Frame 1 (no input): blank canvas, image omitted
Frame 60 (the mouse pressed at the canvas centre just before this capture): blank canvas, image omitted
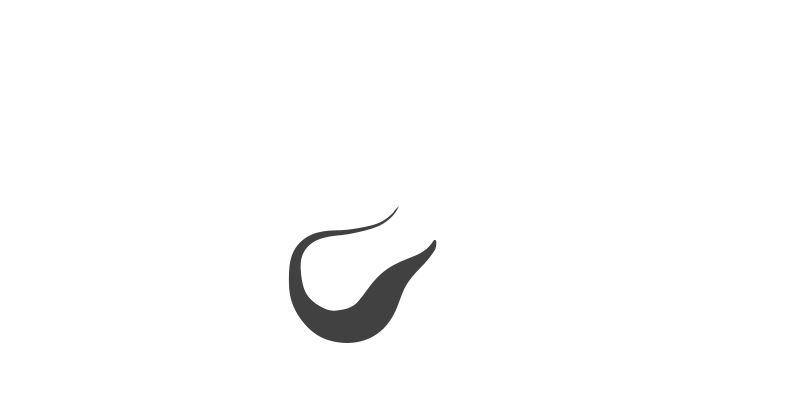
Frame 120 (the mouse held since frame 60 and released just before this capture)

The Processing sketch whose frames 1 and 60 were blank and that drew this single picture after the mouse press (run headless with seeded random() and noise(); from frame 60 on, the mouse is pressed at the canvas centre):

// Processing sketch: processing_1248
// ── processing_1248.pde

/**
 *  <strong>Trazos</strong><br>
 *  Herbert Spencer
 */
ArrayList trazos;
float grosor = 5.0;
boolean contornos;

void setup(){
  size(800, 400);
  trazos = new ArrayList();
  contornos = false;
  smooth();
  //strokeCap(SQUARE);
}

void mouseDragged() {
  trazos.add(new Trazo(mouseX, mouseY));
}

void mousePressed() {
  trazos.add(new Trazo(mouseX, mouseY));
}

void draw(){
  background(255);
  for(int i = trazos.size()-1; i >= 0; i--){
    Trazo t = (Trazo)trazos.get(i);
    t.trace();
  }
  if(key == ' ' && keyPressed){
    wiggle();
  }
  if(key == 'x' && keyPressed){
    wiggle2();
  }
}

/////////////////////////////////////////////

class Trazo{
  int largo, count;
  float[][] pos;
  float[] r;
  float[] ang;
  int seed;
  boolean drawing;

  Trazo(float x, float y){
    largo = round(random(20, 100));
    pos = new float[largo][2];
    r = new float[largo];
    ang = new float[largo];
    pos[0][0] = x;
    pos[0][1] = y;
    ang[0] = random(TWO_PI);
    r[0] = 0.1;
    //this.ang = ang;
    drawing = true;
    seed = round(random(3000));
    count = 1;

    for(int i = 1; i < largo; i++){
      noiseSeed(seed);
      float fac = map(i, 1, largo, 0.3, PI-0.3);
      ang[i] = ang[i-1] + ((noise((float)i/10.0) - 0.5) * .7);  
      r[i]   = (r[i-1]   + (noise((float)i/50) - 0.5) * grosor) * sin(fac) + 0.1;
      pos[i][0] = pos[i-1][0] + (cos(ang[i]) * 6);
      pos[i][1] = pos[i-1][1] + (sin(ang[i]) * 6);
    }
  }

  void trace(){
    if(contornos){
      stroke(0, 190);
      noFill();
    }
    else{
      fill(0, 190);
      noStroke();
    }
    if(drawing){  

      beginShape();
      curveVertex(pos[0][0], pos[0][1]);

      for(int i = 1; i < count; i++){
        float x = pos[i][0] + (cos(ang[i] - HALF_PI) * r[i]);
        float y = pos[i][1] + (sin(ang[i] - HALF_PI) * r[i]);
        curveVertex(x,y);
      }

      curveVertex(pos[count-1][0], pos[count-1][1]);

      for(int i = count-2; i > 1; i--){
        float x = pos[i][0] + (cos(ang[i] + HALF_PI) * r[i]);
        float y = pos[i][1] + (sin(ang[i] + HALF_PI) * r[i]);
        curveVertex(x,y);
      }

      curveVertex(pos[0][0], pos[0][1]);
      endShape();
      count ++;
      if(count == largo){
        drawing = false;
      } 
    }
    else{

      beginShape();
      curveVertex(pos[0][0], pos[0][1]);

      for(int i = 1; i < largo; i++){
        float x = pos[i][0] + (cos(ang[i] - HALF_PI) * r[i]);
        float y = pos[i][1] + (sin(ang[i] - HALF_PI) * r[i]);
        curveVertex(x,y);
      }

      curveVertex(pos[largo-1][0], pos[largo-1][1]);

      for(int i = largo-2; i > 1; i--){
        float x = pos[i][0] + (cos(ang[i] + HALF_PI) * r[i]);
        float y = pos[i][1] + (sin(ang[i] + HALF_PI) * r[i]);
        curveVertex(x,y);
      }

      curveVertex(pos[0][0], pos[0][1]);
      endShape();
    }
  }
}

void wiggle(){
  for(int i = trazos.size()-1; i >= 0; i--){
    Trazo t = (Trazo)trazos.get(i);
    noiseSeed(t.seed);
    for(int j = 0; j < t.largo; j++){
      t.r[j] += (noise((float)millis()/10.0) - 0.5) * 0.5;
      t.pos[j][0] += noise((float)(millis()+t.seed)/50.0) - 0.5;
      t.pos[j][1] += noise((float)(millis()+t.seed*2)/100.0) - 0.5;
    }
  }
}

void wiggle2(){
  for(int i = trazos.size()-1; i >= 0; i--){
    Trazo t = (Trazo)trazos.get(i);
    noiseSeed(t.seed);
    for(int j = 0; j < t.largo; j++){
      //t.r[j] += noise((t.r[j]/10.0) - 0.5) * 0.5;
      t.pos[j][0] += noise((t.pos[j][0])/50.0) - 0.5;
      t.pos[j][1] += noise((t.pos[j][1])/50.0) - 0.5;
    }
  }
}

void keyPressed(){
  if(key == 'h'){
    contornos = !contornos;
  }
  if(key == 'c'){
    trazos.clear();
  }
}
